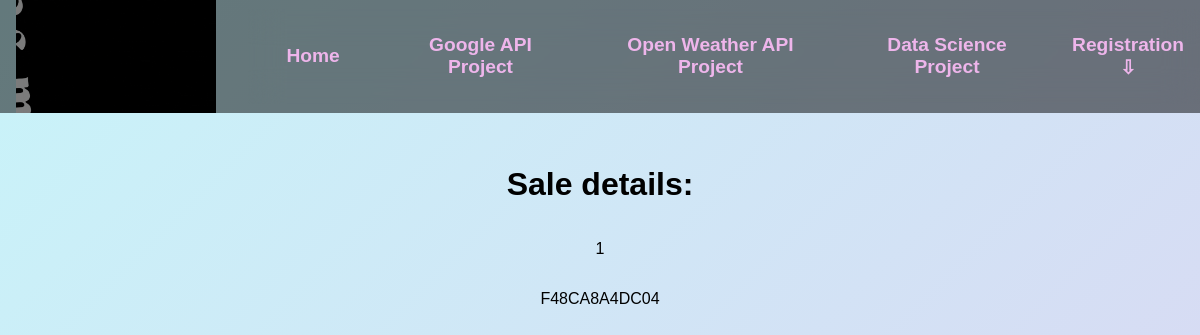
Before: /datascience/sale_details/1/ with the older database file.
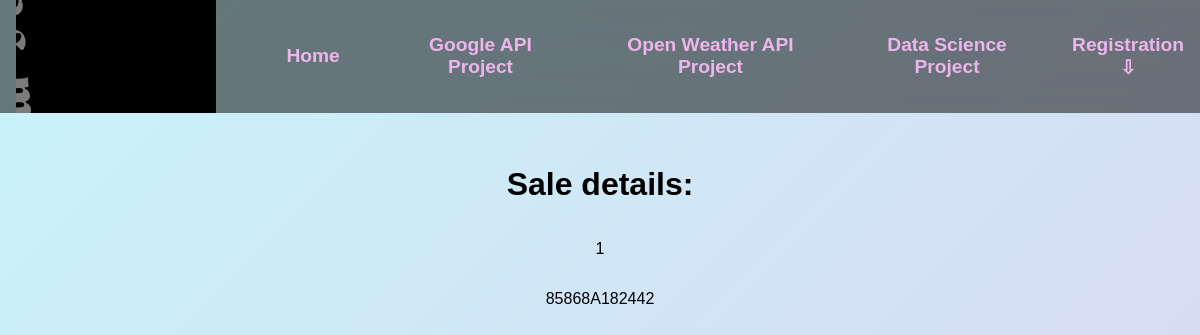
After: the same page with the newer database file.
### datascience/models.py (models this page shows, shortened)
class Sale(models.Model):
    transaction_id = models.CharField(max_length=12, blank=True) # we will create a function to generate it automaticly
    positions = models.ManyToManyField(Position) # the list of positions that we are including in the sale object
    total_price = models.FloatField(blank=True, null=True)
    customer = models.ForeignKey(Customer, on_delete=models.CASCADE)
    salesman = models.ForeignKey(UserProfile, on_delete=models.CASCADE)
    created = models.DateTimeField(blank=True, null=True) # blank=True, null=True in order to see them in Django admin
    updated = models.DateTimeField(auto_now=True)

### datascience/views.py (the view)
# urls.py: path("sale_details/<pk>/", views.SaleDetailView.as_view(), name="sale_details"),
class SaleDetailView(DetailView):
    model = Sale
    template_name = "datascience/sales/sales_details.html"

### templates/datascience/sales/sales_details.html
{% extends 'base.html' %}
{% load static %}
{% block content %}
<div class="align-center">
    <h1>Sale details:</h1>
    <p>{{ object.pk }}</p>
    <p>{{ object.transaction_id }}</p>
</div>
{% endblock %}

Changed rows visible on the page:
changed Sale id 1: transaction_id "F48CA8A4DC04" → "85868A182442"
